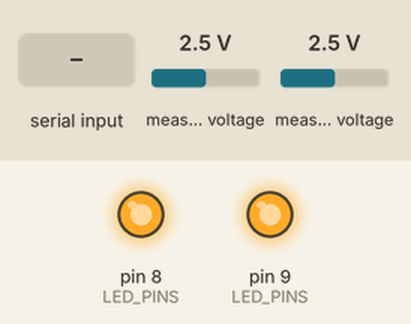
Recording of a sketch running on a simulated Arduino Mega 2560, built with avr-gcc and run on an emulated ATmega2560. Shown: output pins drawn as LEDs (lit = HIGH). Inputs (shaded band) come from the test bench; at power-on: measured voltage 2.5 V. What the sketch prints to the serial monitor is not drawn.

Above: at 1.2 s.
1.3 s: "l" received over Serial
At 2.6 s:
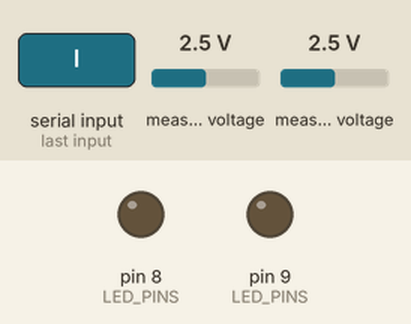
Timing chart, 0 to 4.3 s (numbered marks = the images above; inputs shaded):
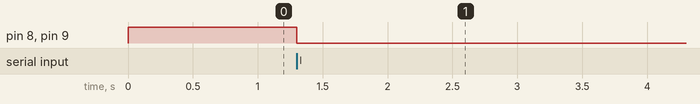

Measured:
- after the input at 1.3 s, pin 8 (LED_PINS), pin 9 (LED_PINS): HIGH → LOW at once

The sketch:

opt101_stream.ino
```cpp
// Two OPT101 cells -> ADS1115 -> Arduino Mega: stream photodiode voltages over serial.
//
// Wiring: ADS1115 VDD=5V, GND, SDA=pin 20, SCL=pin 21, ADDR=GND (0x48)
//         OPT101 #1 (OA)  OUT -> ADS1115 A0;  LED #1 (with resistor) on pin 8 -> GND
//         OPT101 #2 (ICA) OUT -> ADS1115 A1;  LED #2 (with resistor) on pin 9 -> GND
//         Both OPT101 5V/GND to Mega 5V/GND.
//
// Output: "OA:<V>,ICA:<V>" per line at 115200 baud (Serial Monitor or Plotter).
// Send 'l' over serial to toggle both LEDs (to check the dark/ambient reading).
//
// Requires the "Adafruit ADS1X15" library.

#include <Wire.h>
#include <Adafruit_ADS1X15.h>

const uint8_t LED_PINS[] = {8, 9};

// ADS1115 input range per channel. Pick the smallest range that is still
// ABOVE that channel's brightest reading (LED on, clear fluid) with margin;
// anything above the range clips flat at the limit.
//   GAIN_ONE     +/-4.096 V  (125 uV/bit)
//   GAIN_TWO     +/-2.048 V  (62.5 uV/bit)
//   GAIN_FOUR    +/-1.024 V  (31.25 uV/bit)
//   GAIN_EIGHT   +/-0.512 V  (15.6 uV/bit)
//   GAIN_SIXTEEN +/-0.256 V  (7.8 uV/bit)
const adsGain_t OA_GAIN  = GAIN_ONE;
const adsGain_t ICA_GAIN = GAIN_ONE;

Adafruit_ADS1115 ads;
bool ledOn = true;

// Set the gain, read the channel, and convert using that same gain.
float readVolts(uint8_t channel, adsGain_t gain) {
  ads.setGain(gain);
  int16_t raw = ads.readADC_SingleEnded(channel);
  return ads.computeVolts(raw);
}

void setLeds(bool on) {
  for (uint8_t pin : LED_PINS) digitalWrite(pin, on ? HIGH : LOW);
}

void setup() {
  Serial.begin(115200);
  for (uint8_t pin : LED_PINS) pinMode(pin, OUTPUT);
  setLeds(true);

  if (!ads.begin(0x48)) {
    Serial.println("ADS1115 not found - check wiring and ADDR pin");
    while (true) {}
  }
  ads.setDataRate(RATE_ADS1115_250SPS);
}

void loop() {
  if (Serial.available()) {
    if (Serial.read() == 'l') {
      ledOn = !ledOn;
      setLeds(ledOn);
    }
  }

  float oa  = readVolts(0, OA_GAIN);
  float ica = readVolts(1, ICA_GAIN);

  Serial.print("OA:");
  Serial.print(oa, 5);
  Serial.print(",ICA:");
  Serial.println(ica, 5);
}
```
